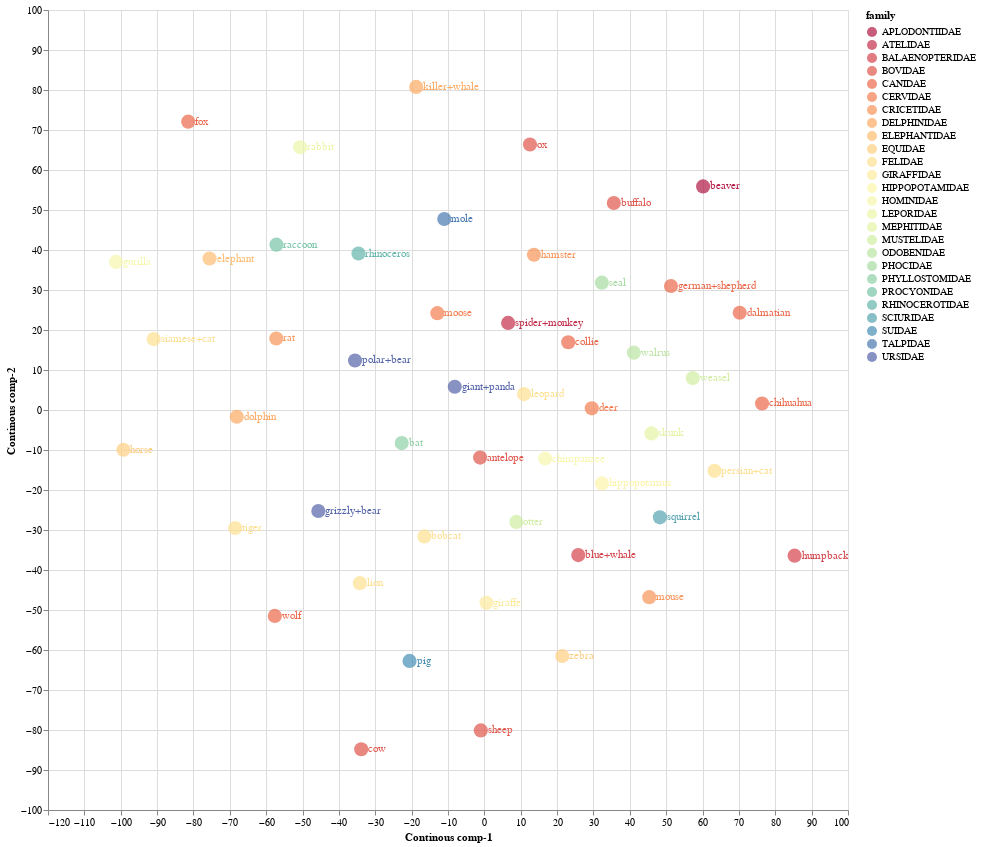

Notebook source saved alongside this figure:
### Code cell
source = TSNE_continous_df1

points = alt.Chart(source).mark_circle(size=200).encode(
    x='Continous comp-1:Q',
    y='Continous comp-2:Q',
    color=alt.Color('family:N', scale=alt.Scale(scheme='Spectral'))
    ).properties(
    width=800,
    height=800
)

text = points.mark_text(
    align='left',
    baseline='middle',
    dx=7
).encode(
    text='classes:N'
)

points.interactive() + text

### Figure 1 — Vega-Lite specification as saved in the notebook (floating-point values rounded to 4 significant figures)
{"config": {"view": {"continuousWidth": 400, "continuousHeight": 300}}, "layer": [{"mark": {"type": "circle", "size": 200}, "encoding": {"color": {"field": "family", "scale": {"scheme": "Spectral"}, "type": "nominal"}, "x": {"field": "Continous comp-1", "type": "quantitative"}, "y": {"field": "Continous comp-2", "type": "quantitative"}}, "height": 800, "selection": {"selector002": {"type": "interval", "bind": "scales", "encodings": ["x", "y"]}}, "width": 800}, {"mark": {"type": "text", "align": "left", "baseline": "middle", "dx": 7}, "encoding": {"color": {"field": "family", "scale": {"scheme": "Spectral"}, "type": "nominal"}, "text": {"field": "classes", "type": "nominal"}, "x": {"field": "Continous comp-1", "type": "quantitative"}, "y": {"field": "Continous comp-2", "type": "quantitative"}}, "height": 800, "width": 800}], "data": {"name": "data-26d364af79169aa3384982da2de88da7"}, "$schema": "https://vega.github.io/schema/vega-lite/v4.17.0.json", "datasets": {"data-26d364af79169aa3384982da2de88da7": [{"Continous comp-1": -1.169, "Continous comp-2": -11.89, "classes": "antelope", "order": "ARTIODACTYLA", "family": "BOVIDAE", "K_mean": 1}, {"Continous comp-1": -45.66, "Continous comp-2": -25.26, "classes": "grizzly+bear", "order": "CARNIVORA", "family": "URSIDAE", "K_mean": 8}, {"Continous comp-1": -18.75, "Continous comp-2": 80.77, "classes": "killer+whale", "order": "ARTIODACTYLA", "family": "DELPHINIDAE", "K_mean": 12}, {"Continous comp-1": 60.15, "Continous comp-2": 55.89, "classes": "beaver", "order": "RODENTIA", "family": "APLODONTIIDAE", "K_mean": 22}, {"Continous comp-1": 70.22, "Continous comp-2": 24.32, "classes": "dalmatian", "order": "CARNIVORA", "family": "CANIDAE", "K_mean": 1}, {"Continous comp-1": 63.29, "Continous comp-2": -15.21, "classes": "persian+cat", "order": "CARNIVORA", "family": "FELIDAE", "K_mean": 1}, {"Continous comp-1": -99.26, "Continous comp-2": -9.935, "classes": "horse", "order": "PERISSODACTYLA", "family": "EQUIDAE", "K_mean": 2}, {"Continous comp-1": 51.32, "Continous comp-2": 30.99, "classes": "german+shepherd", "order": "CARNIVORA", "family": "CANIDAE", "K_mean": 1}, {"Continous comp-1": 25.82, "Continous comp-2": -36.27, "classes": "blue+whale", "order": "ARTIODACTYLA", "family": "BALAENOPTERIDAE", "K_mean": 1}, {"Continous comp-1": -90.95, "Continous comp-2": 17.73, "classes": "siamese+cat", "order": "CARNIVORA", "family": "FELIDAE", "K_mean": 14}, {"Continous comp-1": 45.95, "Continous comp-2": -5.858, "classes": "skunk", "order": "CARNIVORA", "family": "MEPHITIDAE", "K_mean": 1}, {"Continous comp-1": -11.03, "Continous comp-2": 47.74, "classes": "mole", "order": "EULIPOTYPHLA", "family": "TALPIDAE", "K_mean": 25}, {"Continous comp-1": -68.51, "Continous comp-2": -29.5, "classes": "tiger", "order": "CARNIVORA", "family": "FELIDAE", "K_mean": 17}, {"Continous comp-1": 32.34, "Continous comp-2": -18.36, "classes": "hippopotamus", "order": "ARTIODACTYLA", "family": "HIPPOPOTAMIDAE", "K_mean": 1}, {"Continous comp-1": 10.91, "Continous comp-2": 3.982, "classes": "leopard", "order": "CARNIVORA", "family": "FELIDAE", "K_mean": 1}, {"Continous comp-1": -12.93, "Continous comp-2": 24.2, "classes": "moose", "order": "ARTIODACTYLA", "family": "CERVIDAE", "K_mean": 1}, {"Continous comp-1": 6.54, "Continous comp-2": 21.77, "classes": "spider+monkey", "order": "PRIMATES", "family": "ATELIDAE", "K_mean": 1}, {"Continous comp-1": 85.31, "Continous comp-2": -36.42, "classes": "humpback+whale", "order": "ARTIODACTYLA", "family": "BALAENOPTERIDAE", "K_mean": 9}, {"Continous comp-1": -75.59, "Continous comp-2": 37.87, "classes": "elephant", "order": "PROBOSCIDEA", "family": "ELEPHANTIDAE", "K_mean": 0}, {"Continous comp-1": -101.3, "Continous comp-2": 37.03, "classes": "gorilla", "order": "PRIMATES", "family": "HOMINIDAE", "K_mean": 11}, {"Continous comp-1": 12.54, "Continous comp-2": 66.37, "classes": "ox", "order": "ARTIODACTYLA", "family": "BOVIDAE", "K_mean": 20}, {"Continous comp-1": -81.45, "Continous comp-2": 72.08, "classes": "fox", "order": "CARNIVORA", "family": "CANIDAE", "K_mean": 6}, {"Continous comp-1": -0.9764, "Continous comp-2": -80.11, "classes": "sheep", "order": "ARTIODACTYLA", "family": "BOVIDAE", "K_mean": 16}, {"Continous comp-1": 32.31, "Continous comp-2": 31.84, "classes": "seal", "order": "CARNIVORA", "family": "PHOCIDAE", "K_mean": 1}, {"Continous comp-1": 16.73, "Continous comp-2": -12.14, "classes": "chimpanzee", "order": "PRIMATES", "family": "HOMINIDAE", "K_mean": 1}, {"Continous comp-1": 13.64, "Continous comp-2": 38.81, "classes": "hamster", "order": "RODENTIA", "family": "CRICETIDAE", "K_mean": 1}, {"Continous comp-1": 48.27, "Continous comp-2": -26.84, "classes": "squirrel", "order": "RODENTIA", "family": "SCIURIDAE", "K_mean": 1}, {"Continous comp-1": -34.62, "Continous comp-2": 39.12, "classes": "rhinoceros", "order": "PERISSODACTYLA", "family": "RHINOCEROTIDAE", "K_mean": 10}, {"Continous comp-1": -50.66, "Continous comp-2": 65.7, "classes": "rabbit", "order": "LAGOMORPHA", "family": "LEPORIDAE", "K_mean": 4}, {"Continous comp-1": -22.73, "Continous comp-2": -8.274, "classes": "bat", "order": "CHIROPTERA", "family": "PHYLLOSTOMIDAE", "K_mean": 1}, {"Continous comp-1": 0.5685, "Continous comp-2": -48.22, "classes": "giraffe", "order": "ARTIODACTYLA", "family": "GIRAFFIDAE", "K_mean": 19}, {"Continous comp-1": -57.62, "Continous comp-2": -51.47, "classes": "wolf", "order": "CARNIVORA", "family": "CANIDAE", "K_mean": 15}, {"Continous comp-1": 76.36, "Continous comp-2": 1.632, "classes": "chihuahua", "order": "CARNIVORA", "family": "CANIDAE", "K_mean": 1}, {"Continous comp-1": -57.22, "Continous comp-2": 17.88, "classes": "rat", "order": "RODENTIA", "family": "CRICETIDAE", "K_mean": 13}, {"Continous comp-1": 57.31, "Continous comp-2": 7.975, "classes": "weasel", "order": "CARNIVORA", "family": "MUSTELIDAE", "K_mean": 1}, {"Continous comp-1": 8.804, "Continous comp-2": -27.97, "classes": "otter", "order": "CARNIVORA", "family": "MUSTELIDAE", "K_mean": 1}, {"Continous comp-1": 35.6, "Continous comp-2": 51.76, "classes": "buffalo", "order": "ARTIODACTYLA", "family": "BOVIDAE", "K_mean": 1}, {"Continous comp-1": 21.42, "Continous comp-2": -61.5, "classes": "zebra", "order": "PERISSODACTYLA", "family": "EQUIDAE", "K_mean": 21}, {"Continous comp-1": -8.137, "Continous comp-2": 5.808, "classes": "giant+panda", "order": "CARNIVORA", "family": "URSIDAE", "K_mean": 1}, {"Continous comp-1": 29.53, "Continous comp-2": 0.4133, "classes": "deer", "order": "ARTIODACTYLA", "family": "CERVIDAE", "K_mean": 1}, {"Continous comp-1": -16.49, "Continous comp-2": -31.61, "classes": "bobcat", "order": "CARNIVORA", "family": "FELIDAE", "K_mean": 21}, {"Continous comp-1": -20.58, "Continous comp-2": -62.73, "classes": "pig", "order": "ARTIODACTYLA", "family": "SUIDAE", "K_mean": 24}, {"Continous comp-1": -34.24, "Continous comp-2": -43.3, "classes": "lion", "order": "CARNIVORA", "family": "FELIDAE", "K_mean": 18}, {"Continous comp-1": 45.34, "Continous comp-2": -46.8, "classes": "mouse", "order": "RODENTIA", "family": "CRICETIDAE", "K_mean": 1}, {"Continous comp-1": -35.57, "Continous comp-2": 12.38, "classes": "polar+bear", "order": "CARNIVORA", "family": "URSIDAE", "K_mean": 23}, {"Continous comp-1": 23.07, "Continous comp-2": 16.94, "classes": "collie", "order": "CARNIVORA", "family": "CANIDAE", "K_mean": 1}, {"Continous comp-1": 41.1, "Continous comp-2": 14.33, "classes": "walrus", "order": "CARNIVORA", "family": "ODOBENIDAE", "K_mean": 1}, {"Continous comp-1": -57.18, "Continous comp-2": 41.34, "classes": "raccoon", "order": "CARNIVORA", "family": "PROCYONIDAE", "K_mean": 3}, {"Continous comp-1": -33.86, "Continous comp-2": -84.8, "classes": "cow", "order": "ARTIODACTYLA", "family": "BOVIDAE", "K_mean": 5}, {"Continous comp-1": -68.08, "Continous comp-2": -1.685, "classes": "dolphin", "order": "ARTIODACTYLA", "family": "DELPHINIDAE", "K_mean": 7}]}}
